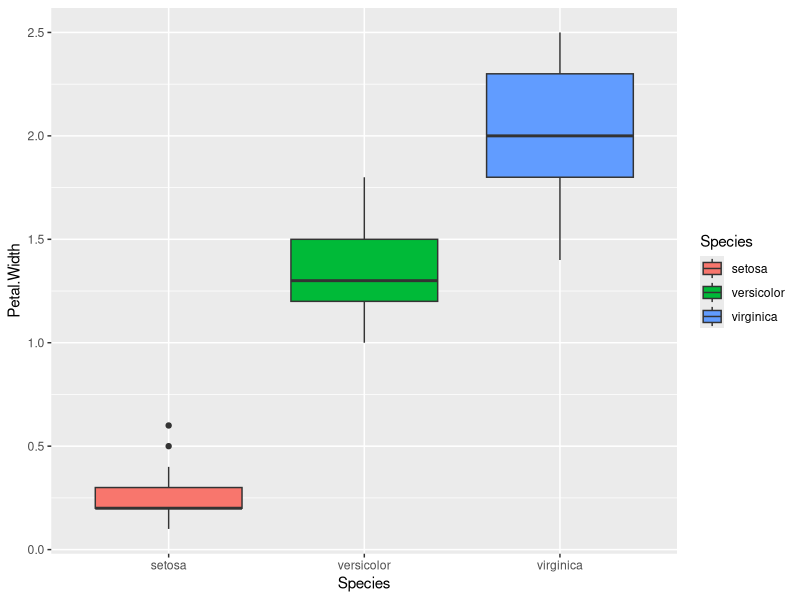
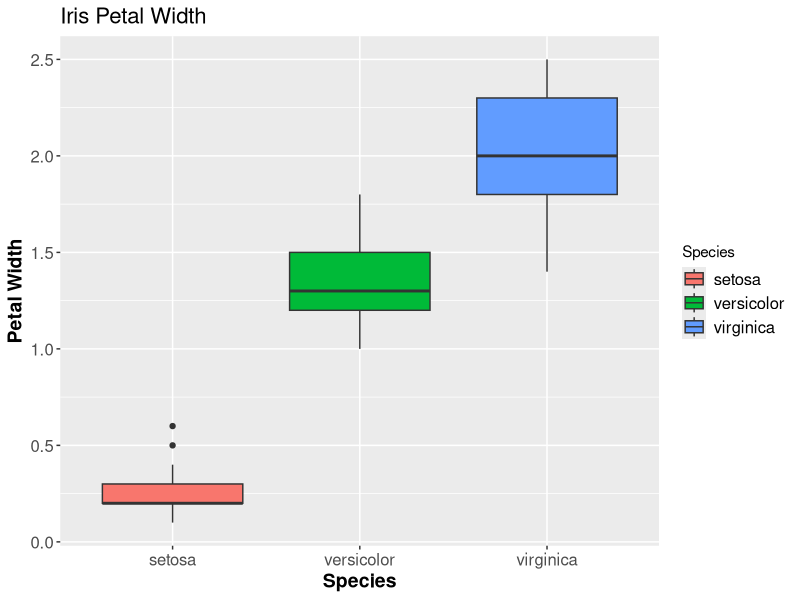

The R source for these figures, in order:
## ---- chunk 1
library(ggplot2)
## ---- chunk 2
summary(iris)
## ---- chunk 3
ggplot(iris, aes(Species, Petal.Width, fill = Species)) + 
  geom_boxplot()
## ---- chunk 4
ggplot(iris, aes(Species, Petal.Width, fill = Species)) + 
  geom_boxplot() + 
  ylab("Petal Width") + 
  ggtitle("Iris Petal Width") + 
  theme(axis.text = element_text(size = 12),
        axis.title = element_text(size = 14, face = "bold"),
        legend.text = element_text(size = 12),
        plot.title = element_text(size = 16))
